Frame 1 (no input): blank canvas, image omitted
Frame 60 (the mouse pressed at the canvas centre just before this capture): blank canvas, image omitted
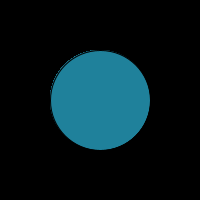
Frame 120 (the mouse held since frame 60 and released just before this capture)

The Processing sketch whose frames 1 and 60 were blank and that drew this single picture after the mouse press (run headless with seeded random() and noise(); from frame 60 on, the mouse is pressed at the canvas centre):

// Processing sketch: processing_96406
// ── processing_96406.pde

void setup(){
  background (0);
  size(200,200);
}

void draw(){
  fill(31,129,155);
  

  ellipse(mouseX, mouseY, mouseY, mouseX);
 }
